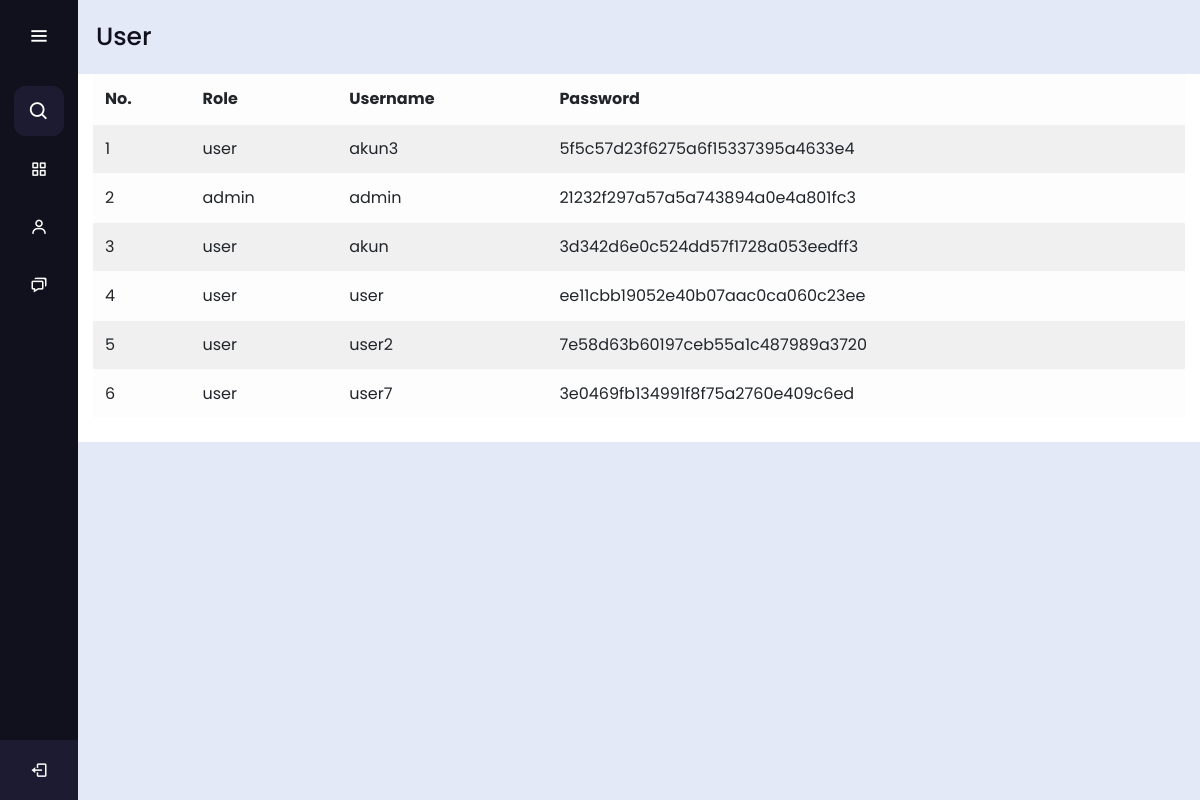
Screenshot of /user.php (signed in) with the database file from the repository.
### tables this page shows
CREATE TABLE `account` (
  `id` int(11) NOT NULL,
  `role` varchar(50) NOT NULL,
  `username` varchar(50) NOT NULL,
  `password` varchar(300) NOT NULL
);

### user.php (the view, shortened to what this page needs)
<!DOCTYPE html>
<html lang="en" dir="ltr">
<head>
    <link rel="stylesheet" href="assets/css/style_admin.css" />
    <link href="https://unpkg.com/boxicons@2.0.7/css/boxicons.min.css" rel="stylesheet" />
    <link rel="stylesheet" href="https://stackpath.bootstrapcdn.com/bootstrap/4.2.1/css/bootstrap.min.css">
</head>
<body>
    <?php
    include "config.php";
    $username = $_SESSION['username'];
    $query = mysqli_query($connection, "SELECT * FROM account WHERE username='$username'") or die(mysqli_error($connection));
    $data = mysqli_fetch_array($query);
    ?>
    <div class="sidebar">
        <div class="logo-details">
            <i class="bx bx-menu" id="btn"></i>
        </div>
        <ul class="nav-list">
            <li>
                <i class="bx bx-search"></i>
            </li>
            <li>
                <a href="admin.php">
                    <i class="bx bx-grid-alt"></i>
                </a>
            </li>
            <li>
                <a href="user.php">
                    <i class="bx bx-user"></i>
                </a>
            </li>
            <li>
                <a href="messages.php">
                    <i class="bx bx-chat"></i>
                </a>
            </li>
            <li class="profile">
                <div class="profile-details">
                    <div class="name_job">
                        <div class="name"><?php echo $data['username']; ?></div>
                        <div class="job"><?php echo $data['role']; ?></div>
                    </div>
                </div>
                <a href="logout.php"><i class="bx bx-log-out" id="log_out"></i></a>
            </li>
        </ul>
    </div>
    <section class="home-section">
        <div class="text">User</div>
        <div class="container bg-white pb-2" align="center">
            <center>
                <table class="table table-light table-striped">
                    <thead>
                        <tr>
                            <th scope="col">No.</th>
                            <th scope="col">Role</th>
                            <th scope="col">Username</th>
                            <th scope="col">Password</th>
                        </tr>
                    </thead>
                    <tbody>
                        <?php
                        $query = mysqli_query($connection, "SELECT * from account");
                        $s = 1;
                        while ($data = mysqli_fetch_array($query)) { ?>
                            <tr>
                                <td> <?php echo $s++ ?></td>
                                <td> <?php echo $data['role']; ?></td>
                                <td> <?php echo $data['username']; ?></td>
                                <td> <?php echo $data['password']; ?></td>
                            </tr>
                        <?php
                        }
                        ?>
                    </tbody>
                </table>
            </center>
        </div>
    </section>
</body>
</html>

### assets/css/style_admin.css (style rules this page uses)
* { margin: 0; padding: 0; box-sizing: border-box; font-family: 'Poppins', sans-serif; }
.sidebar { position: fixed; left: 0; top: 0; height: 100%; width: 78px; background: #11101d; padding: 6px 14px; z-index: 99; transition: all 0.5s ease; }
.sidebar .logo-details { height: 60px; display: flex; align-items: center; position: relative; }
.sidebar .logo-details #btn { position: absolute; top: 50%; right: 0; transform: translateY(-50%); font-size: 22px; transition: all 0.4s ease; font-size: 23px; text-align: center; cursor: pointer; transition: all 0.5s ease; }
.sidebar i { color: #fff; height: 60px; min-width: 50px; font-size: 28px; text-align: center; line-height: 60px; }
.sidebar .nav-list { margin-top: 20px; height: 100%; }
.sidebar li { position: relative; margin: 8px 0; list-style: none; }
.sidebar .bx-search { position: absolute; top: 50%; left: 0; transform: translateY(-50%); font-size: 22px; background: #1d1b31; color: #fff; }
.sidebar li a { display: flex; height: 100%; width: 100%; border-radius: 12px; align-items: center; text-decoration: none; transition: all 0.4s ease; background: #11101d; }
.sidebar li i { height: 50px; line-height: 50px; font-size: 18px; border-radius: 12px; }
.sidebar li.profile { position: fixed; height: 60px; width: 78px; left: 0; bottom: -8px; padding: 10px 14px; background: #1d1b31; transition: all 0.5s ease; overflow: hidden; }
.sidebar li .profile-details { display: flex; align-items: center; flex-wrap: nowrap; }
.sidebar li.profile .name, .sidebar li.profile .job { font-size: 15px; font-weight: 400; color: #fff; white-space: nowrap; }
.sidebar li.profile .job { font-size: 12px; }
.sidebar .profile #log_out { position: absolute; top: 50%; right: 0; transform: translateY(-50%); background: #1d1b31; width: 100%; height: 60px; line-height: 60px; border-radius: 0px; transition: all 0.5s ease; }
.home-section { position: relative; background: #e4e9f7; min-height: 100vh; top: 0; left: 78px; width: calc(100% - 78px); transition: all 0.5s ease; z-index: 2; }
.home-section .text { display: inline-block; color: #11101d; font-size: 25px; font-weight: 500; margin: 18px; }

### rows the page displays
account: role "user", username "akun3", password "5f5c57d23f6275a6f15337395a4633e4"
account: role "admin", username "admin", password "21232f297a57a5a743894a0e4a801fc3"
account: role "user", username "akun", password "3d342d6e0c524dd57f1728a053eedff3"
account: role "user", username "user", password "ee11cbb19052e40b07aac0ca060c23ee"
account: role "user", username "user2", password "7e58d63b60197ceb55a1c487989a3720"
account: role "user", username "user7", password "3e0469fb134991f8f75a2760e409c6ed"
